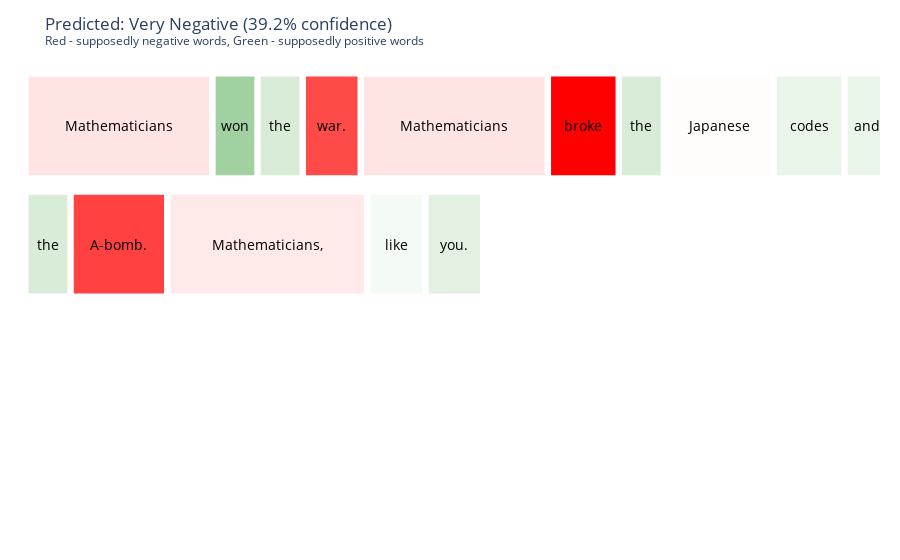
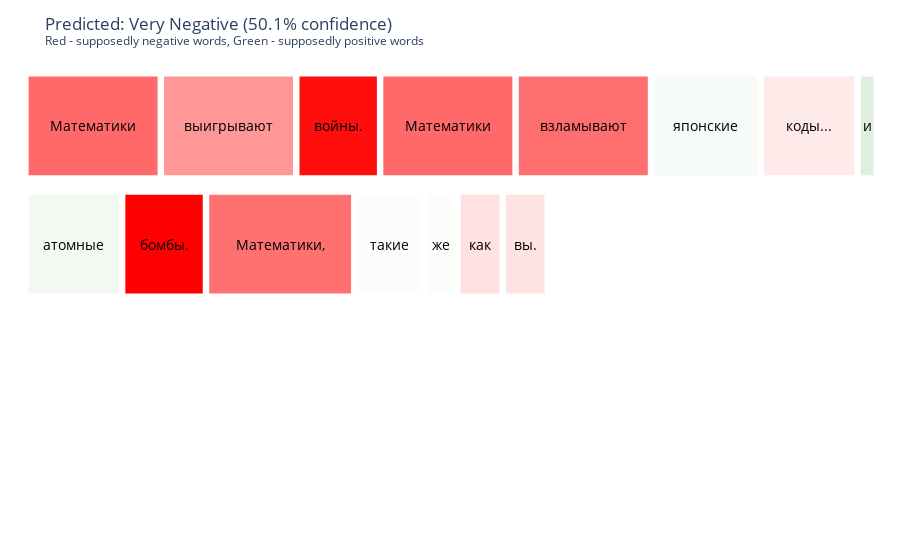
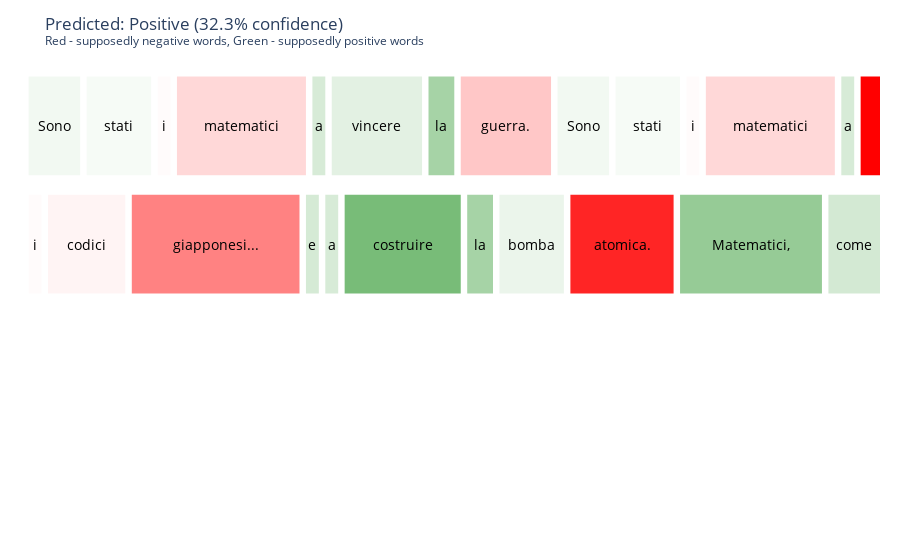

Notebook cell for these charts, in order:
### Markdown cell above
### Custom Visualization

### Code cell
i = 0
visualize_shap_explanation(simple_movie1['english'][i])
visualize_shap_explanation(simple_movie1['russian'][i])
visualize_shap_explanation(simple_movie1['italian'][i])

### Figure 1 — Plotly figure (JSON) as saved in the notebook; plotly's stock layout.template omitted (floating-point values rounded to 4 significant figures)
{"data": [{"hoverinfo": "text", "hoverlabel": {"bgcolor": "white", "font": {"family": "Arial", "size": 12}}, "marker": {"opacity": 0, "size": 10}, "mode": "markers", "showlegend": false, "text": ["Word: Mathematicians<br>SHAP value: 0.016<br>Works for <b>Very Negative</b> prediction<br>", "Word: won<br>SHAP value: -0.056<br>Works against <b>Very Negative</b> prediction<br>", "Word: the<br>SHAP value: -0.023<br>Works against <b>Very Negative</b> prediction<br>", "Word: war.<br>SHAP value: 0.108<br>Works for <b>Very Negative</b> prediction<br>", "Word: Mathematicians<br>SHAP value: 0.016<br>Works for <b>Very Negative</b> prediction<br>", "Word: broke<br>SHAP value: 0.152<br>Works for <b>Very Negative</b> prediction<br>", "Word: the<br>SHAP value: -0.023<br>Works against <b>Very Negative</b> prediction<br>", "Word: Japanese<br>SHAP value: 0.002<br>Works for <b>Very Negative</b> prediction<br>", "Word: codes<br>SHAP value: -0.012<br>Works against <b>Very Negative</b> prediction<br>", "Word: and<br>SHAP value: -0.012<br>Works against <b>Very Negative</b> prediction<br>", "Word: built<br>SHAP value: -0.065<br>Works against <b>Very Negative</b> prediction<br>", "Word: the<br>SHAP value: -0.023<br>Works against <b>Very Negative</b> prediction<br>", "Word: A-bomb.<br>SHAP value: 0.114<br>Works for <b>Very Negative</b> prediction<br>", "Word: Mathematicians,<br>SHAP value: 0.013<br>Works for <b>Very Negative</b> prediction<br>", "Word: like<br>SHAP value: -0.007<br>Works against <b>Very Negative</b> prediction<br>", "Word: you.<br>SHAP value: -0.017<br>Works against <b>Very Negative</b> prediction<br>"], "type": "scatter", "x": [0.115, 0.25, 0.3025, 0.3625, 0.505, 0.655, 0.7225, 0.8125, 0.9175, 0.985, 1.053, 0.0325, 0.115, 0.2875, 0.4375, 0.505], "y": [1, 1, 1, 1, 1, 1, 1, 1, 1, 1, 1, 0.82, 0.82, 0.82, 0.82, 0.82]}], "layout": {"annotations": [{"font": {"color": "black", "size": 14}, "showarrow": false, "text": "Mathematicians", "x": 0.115, "y": 1}, {"font": {"color": "black", "size": 14}, "showarrow": false, "text": "won", "x": 0.25, "y": 1}, {"font": {"color": "black", "size": 14}, "showarrow": false, "text": "the", "x": 0.3025, "y": 1}, {"font": {"color": "black", "size": 14}, "showarrow": false, "text": "war.", "x": 0.3625, "y": 1}, {"font": {"color": "black", "size": 14}, "showarrow": false, "text": "Mathematicians", "x": 0.505, "y": 1}, {"font": {"color": "black", "size": 14}, "showarrow": false, "text": "broke", "x": 0.655, "y": 1}, {"font": {"color": "black", "size": 14}, "showarrow": false, "text": "the", "x": 0.7225, "y": 1}, {"font": {"color": "black", "size": 14}, "showarrow": false, "text": "Japanese", "x": 0.8125, "y": 1}, {"font": {"color": "black", "size": 14}, "showarrow": false, "text": "codes", "x": 0.9175, "y": 1}, {"font": {"color": "black", "size": 14}, "showarrow": false, "text": "and", "x": 0.985, "y": 1}, {"font": {"color": "black", "size": 14}, "showarrow": false, "text": "built", "x": 1.053, "y": 1}, {"font": {"color": "black", "size": 14}, "showarrow": false, "text": "the", "x": 0.0325, "y": 0.82}, {"font": {"color": "black", "size": 14}, "showarrow": false, "text": "A-bomb.", "x": 0.115, "y": 0.82}, {"font": {"color": "black", "size": 14}, "showarrow": false, "text": "Mathematicians,", "x": 0.2875, "y": 0.82}, {"font": {"color": "black", "size": 14}, "showarrow": false, "text": "like", "x": 0.4375, "y": 0.82}, {"font": {"color": "black", "size": 14}, "showarrow": false, "text": "you.", "x": 0.505, "y": 0.82}], "hoverdistance": 20, "margin": {"b": 0.1, "l": 20, "r": 20, "t": 60}, "plot_bgcolor": "white", "shapes": [{"fillcolor": "rgba(255, 0, 0, 0.10782295110814955)", "line": {"width": 0}, "type": "rect", "x0": 0.01, "x1": 0.22, "y0": 0.925, "y1": 1.075}, {"fillcolor": "rgba(0, 128, 0, 0.37014940839775656)", "line": {"width": 0}, "type": "rect", "x0": 0.2275, "x1": 0.2725, "y0": 0.925, "y1": 1.075}, {"fillcolor": "rgba(0, 128, 0, 0.15414997106408312)", "line": {"width": 0}, "type": "rect", "x0": 0.28, "x1": 0.325, "y0": 0.925, "y1": 1.075}, {"fillcolor": "rgba(255, 0, 0, 0.70933480244093)", "line": {"width": 0}, "type": "rect", "x0": 0.3325, "x1": 0.3925, "y0": 0.925, "y1": 1.075}, {"fillcolor": "rgba(255, 0, 0, 0.10782295110814955)", "line": {"width": 0}, "type": "rect", "x0": 0.4, "x1": 0.61, "y0": 0.925, "y1": 1.075}, {"fillcolor": "rgba(255, 0, 0, 1.0)", "line": {"width": 0}, "type": "rect", "x0": 0.6175, "x1": 0.6925, "y0": 0.925, "y1": 1.075}, {"fillcolor": "rgba(0, 128, 0, 0.15414997106408312)", "line": {"width": 0}, "type": "rect", "x0": 0.7, "x1": 0.745, "y0": 0.925, "y1": 1.075}, {"fillcolor": "rgba(255, 0, 0, 0.012951916471223046)", "line": {"width": 0}, "type": "rect", "x0": 0.7525, "x1": 0.8725, "y0": 0.925, "y1": 1.075}, {"fillcolor": "rgba(0, 128, 0, 0.08171463556202088)", "line": {"width": 0}, "type": "rect", "x0": 0.88, "x1": 0.955, "y0": 0.925, "y1": 1.075}, {"fillcolor": "rgba(0, 128, 0, 0.08041722719527662)", "line": {"width": 0}, "type": "rect", "x0": 0.9625, "x1": 1.008, "y0": 0.925, "y1": 1.075}, {"fillcolor": "rgba(0, 128, 0, 0.4273708776734157)", "line": {"width": 0}, "type": "rect", "x0": 1.015, "x1": 1.09, "y0": 0.925, "y1": 1.075}, {"fillcolor": "rgba(0, 128, 0, 0.15414997106408312)", "line": {"width": 0}, "type": "rect", "x0": 0.01, "x1": 0.055, "y0": 0.745, "y1": 0.895}, {"fillcolor": "rgba(255, 0, 0, 0.7452516794705927)", "line": {"width": 0}, "type": "rect", "x0": 0.0625, "x1": 0.1675, "y0": 0.745, "y1": 0.895}, {"fillcolor": "rgba(255, 0, 0, 0.08793627703209551)", "line": {"width": 0}, "type": "rect", "x0": 0.175, "x1": 0.4, "y0": 0.745, "y1": 0.895}, {"fillcolor": "rgba(0, 128, 0, 0.04454106822595245)", "line": {"width": 0}, "type": "rect", "x0": 0.4075, "x1": 0.4675, "y0": 0.745, "y1": 0.895}, {"fillcolor": "rgba(0, 128, 0, 0.1141817543973589)", "line": {"width": 0}, "type": "rect", "x0": 0.475, "x1": 0.535, "y0": 0.745, "y1": 0.895}], "showlegend": false, "title": {"text": "Predicted: Very Negative (39.2% confidence)<br><sup>Red - supposedly negative words, Green - supposedly positive words</sup>"}, "xaxis": {"range": [0, 1], "showgrid": false, "visible": false, "zeroline": false}, "yaxis": {"range": [0.34, 1.1], "showgrid": false, "visible": false, "zeroline": false}}}

### Figure 2 — Plotly figure (JSON) as saved in the notebook; plotly's stock layout.template omitted (floating-point values rounded to 4 significant figures)
{"data": [{"hoverinfo": "text", "hoverlabel": {"bgcolor": "white", "font": {"family": "Arial", "size": 12}}, "marker": {"opacity": 0, "size": 10}, "mode": "markers", "showlegend": false, "text": ["Word: Математики<br>SHAP value: 0.045<br>Works for <b>Very Negative</b> prediction<br>", "Word: выигрывают<br>SHAP value: 0.031<br>Works for <b>Very Negative</b> prediction<br>", "Word: войны.<br>SHAP value: 0.072<br>Works for <b>Very Negative</b> prediction<br>", "Word: Математики<br>SHAP value: 0.045<br>Works for <b>Very Negative</b> prediction<br>", "Word: взламывают<br>SHAP value: 0.043<br>Works for <b>Very Negative</b> prediction<br>", "Word: японские<br>SHAP value: -0.003<br>Works against <b>Very Negative</b> prediction<br>", "Word: коды...<br>SHAP value: 0.006<br>Works for <b>Very Negative</b> prediction<br>", "Word: и<br>SHAP value: -0.010<br>Works against <b>Very Negative</b> prediction<br>", "Word: строят<br>SHAP value: -0.027<br>Works against <b>Very Negative</b> prediction<br>", "Word: атомные<br>SHAP value: -0.004<br>Works against <b>Very Negative</b> prediction<br>", "Word: бомбы.<br>SHAP value: 0.076<br>Works for <b>Very Negative</b> prediction<br>", "Word: Математики,<br>SHAP value: 0.043<br>Works for <b>Very Negative</b> prediction<br>", "Word: такие<br>SHAP value: -0.001<br>Works against <b>Very Negative</b> prediction<br>", "Word: же<br>SHAP value: -0.001<br>Works against <b>Very Negative</b> prediction<br>", "Word: как<br>SHAP value: 0.009<br>Works for <b>Very Negative</b> prediction<br>", "Word: вы.<br>SHAP value: 0.009<br>Works for <b>Very Negative</b> prediction<br>"], "type": "scatter", "x": [0.085, 0.2425, 0.37, 0.4975, 0.655, 0.7975, 0.9175, 0.985, 1.045, 0.0625, 0.1675, 0.3025, 0.43, 0.49, 0.535, 0.5875], "y": [1, 1, 1, 1, 1, 1, 1, 1, 1, 0.82, 0.82, 0.82, 0.82, 0.82, 0.82, 0.82]}], "layout": {"annotations": [{"font": {"color": "black", "size": 14}, "showarrow": false, "text": "Математики", "x": 0.085, "y": 1}, {"font": {"color": "black", "size": 14}, "showarrow": false, "text": "выигрывают", "x": 0.2425, "y": 1}, {"font": {"color": "black", "size": 14}, "showarrow": false, "text": "войны.", "x": 0.37, "y": 1}, {"font": {"color": "black", "size": 14}, "showarrow": false, "text": "Математики", "x": 0.4975, "y": 1}, {"font": {"color": "black", "size": 14}, "showarrow": false, "text": "взламывают", "x": 0.655, "y": 1}, {"font": {"color": "black", "size": 14}, "showarrow": false, "text": "японские", "x": 0.7975, "y": 1}, {"font": {"color": "black", "size": 14}, "showarrow": false, "text": "коды...", "x": 0.9175, "y": 1}, {"font": {"color": "black", "size": 14}, "showarrow": false, "text": "и", "x": 0.985, "y": 1}, {"font": {"color": "black", "size": 14}, "showarrow": false, "text": "строят", "x": 1.045, "y": 1}, {"font": {"color": "black", "size": 14}, "showarrow": false, "text": "атомные", "x": 0.0625, "y": 0.82}, {"font": {"color": "black", "size": 14}, "showarrow": false, "text": "бомбы.", "x": 0.1675, "y": 0.82}, {"font": {"color": "black", "size": 14}, "showarrow": false, "text": "Математики,", "x": 0.3025, "y": 0.82}, {"font": {"color": "black", "size": 14}, "showarrow": false, "text": "такие", "x": 0.43, "y": 0.82}, {"font": {"color": "black", "size": 14}, "showarrow": false, "text": "же", "x": 0.49, "y": 0.82}, {"font": {"color": "black", "size": 14}, "showarrow": false, "text": "как", "x": 0.535, "y": 0.82}, {"font": {"color": "black", "size": 14}, "showarrow": false, "text": "вы.", "x": 0.5875, "y": 0.82}], "hoverdistance": 20, "margin": {"b": 0.1, "l": 20, "r": 20, "t": 60}, "plot_bgcolor": "white", "shapes": [{"fillcolor": "rgba(255, 0, 0, 0.5881078723490579)", "line": {"width": 0}, "type": "rect", "x0": 0.01, "x1": 0.16, "y0": 0.925, "y1": 1.075}, {"fillcolor": "rgba(255, 0, 0, 0.40676751024733676)", "line": {"width": 0}, "type": "rect", "x0": 0.1675, "x1": 0.3175, "y0": 0.925, "y1": 1.075}, {"fillcolor": "rgba(255, 0, 0, 0.9440982511370246)", "line": {"width": 0}, "type": "rect", "x0": 0.325, "x1": 0.415, "y0": 0.925, "y1": 1.075}, {"fillcolor": "rgba(255, 0, 0, 0.5881078723490579)", "line": {"width": 0}, "type": "rect", "x0": 0.4225, "x1": 0.5725, "y0": 0.925, "y1": 1.075}, {"fillcolor": "rgba(255, 0, 0, 0.5690463785468749)", "line": {"width": 0}, "type": "rect", "x0": 0.58, "x1": 0.73, "y0": 0.925, "y1": 1.075}, {"fillcolor": "rgba(0, 128, 0, 0.0333262357020987)", "line": {"width": 0}, "type": "rect", "x0": 0.7375, "x1": 0.8575, "y0": 0.925, "y1": 1.075}, {"fillcolor": "rgba(255, 0, 0, 0.0829988409365901)", "line": {"width": 0}, "type": "rect", "x0": 0.865, "x1": 0.97, "y0": 0.925, "y1": 1.075}, {"fillcolor": "rgba(0, 128, 0, 0.1303808231564799)", "line": {"width": 0}, "type": "rect", "x0": 0.9775, "x1": 0.9925, "y0": 0.925, "y1": 1.075}, {"fillcolor": "rgba(0, 128, 0, 0.3520067786101028)", "line": {"width": 0}, "type": "rect", "x0": 1, "x1": 1.09, "y0": 0.925, "y1": 1.075}, {"fillcolor": "rgba(0, 128, 0, 0.05017150734131881)", "line": {"width": 0}, "type": "rect", "x0": 0.01, "x1": 0.115, "y0": 0.745, "y1": 0.895}, {"fillcolor": "rgba(255, 0, 0, 1.0)", "line": {"width": 0}, "type": "rect", "x0": 0.1225, "x1": 0.2125, "y0": 0.745, "y1": 0.895}, {"fillcolor": "rgba(255, 0, 0, 0.558785208615864)", "line": {"width": 0}, "type": "rect", "x0": 0.22, "x1": 0.385, "y0": 0.745, "y1": 0.895}, {"fillcolor": "rgba(0, 128, 0, 0.018351827742089804)", "line": {"width": 0}, "type": "rect", "x0": 0.3925, "x1": 0.4675, "y0": 0.745, "y1": 0.895}, {"fillcolor": "rgba(0, 128, 0, 0.018351827742089804)", "line": {"width": 0}, "type": "rect", "x0": 0.475, "x1": 0.505, "y0": 0.745, "y1": 0.895}, {"fillcolor": "rgba(255, 0, 0, 0.11685933513655451)", "line": {"width": 0}, "type": "rect", "x0": 0.5125, "x1": 0.5575, "y0": 0.745, "y1": 0.895}, {"fillcolor": "rgba(255, 0, 0, 0.11403650302559691)", "line": {"width": 0}, "type": "rect", "x0": 0.565, "x1": 0.61, "y0": 0.745, "y1": 0.895}], "showlegend": false, "title": {"text": "Predicted: Very Negative (50.1% confidence)<br><sup>Red - supposedly negative words, Green - supposedly positive words</sup>"}, "xaxis": {"range": [0, 1], "showgrid": false, "visible": false, "zeroline": false}, "yaxis": {"range": [0.34, 1.1], "showgrid": false, "visible": false, "zeroline": false}}}

### Figure 3 — Plotly figure (JSON) as saved in the notebook; plotly's stock layout.template omitted (floating-point values rounded to 4 significant figures)
{"data": [{"hoverinfo": "text", "hoverlabel": {"bgcolor": "white", "font": {"family": "Arial", "size": 12}}, "marker": {"opacity": 0, "size": 10}, "mode": "markers", "showlegend": false, "text": ["Word: Sono<br>SHAP value: 0.003<br>Works for <b>Positive</b> prediction<br>", "Word: stati<br>SHAP value: 0.002<br>Works for <b>Positive</b> prediction<br>", "Word: i<br>SHAP value: -0.001<br>Works against <b>Positive</b> prediction<br>", "Word: matematici<br>SHAP value: -0.008<br>Works against <b>Positive</b> prediction<br>", "Word: a<br>SHAP value: 0.008<br>Works for <b>Positive</b> prediction<br>", "Word: vincere<br>SHAP value: 0.006<br>Works for <b>Positive</b> prediction<br>", "Word: la<br>SHAP value: 0.018<br>Works for <b>Positive</b> prediction<br>", "Word: guerra.<br>SHAP value: -0.012<br>Works against <b>Positive</b> prediction<br>", "Word: Sono<br>SHAP value: 0.003<br>Works for <b>Positive</b> prediction<br>", "Word: stati<br>SHAP value: 0.002<br>Works for <b>Positive</b> prediction<br>", "Word: i<br>SHAP value: -0.001<br>Works against <b>Positive</b> prediction<br>", "Word: matematici<br>SHAP value: -0.008<br>Works against <b>Positive</b> prediction<br>", "Word: a<br>SHAP value: 0.008<br>Works for <b>Positive</b> prediction<br>", "Word: decifrare<br>SHAP value: -0.053<br>Works against <b>Positive</b> prediction<br>", "Word: i<br>SHAP value: -0.001<br>Works against <b>Positive</b> prediction<br>", "Word: codici<br>SHAP value: -0.002<br>Works against <b>Positive</b> prediction<br>", "Word: giapponesi...<br>SHAP value: -0.026<br>Works against <b>Positive</b> prediction<br>", "Word: e<br>SHAP value: 0.009<br>Works for <b>Positive</b> prediction<br>", "Word: a<br>SHAP value: 0.008<br>Works for <b>Positive</b> prediction<br>", "Word: costruire<br>SHAP value: 0.028<br>Works for <b>Positive</b> prediction<br>", "Word: la<br>SHAP value: 0.018<br>Works for <b>Positive</b> prediction<br>", "Word: bomba<br>SHAP value: 0.004<br>Works for <b>Positive</b> prediction<br>", "Word: atomica.<br>SHAP value: -0.045<br>Works against <b>Positive</b> prediction<br>", "Word: Matematici,<br>SHAP value: 0.022<br>Works for <b>Positive</b> prediction<br>", "Word: come<br>SHAP value: 0.009<br>Works for <b>Positive</b> prediction<br>", "Word: voi.<br>SHAP value: 0.015<br>Works for <b>Positive</b> prediction<br>"], "type": "scatter", "x": [0.04, 0.115, 0.1675, 0.2575, 0.3475, 0.415, 0.49, 0.565, 0.655, 0.73, 0.7825, 0.8725, 0.9625, 1.045, 0.0175, 0.0775, 0.2275, 0.34, 0.3625, 0.445, 0.535, 0.595, 0.7, 0.85, 0.97, 1.038], "y": [1, 1, 1, 1, 1, 1, 1, 1, 1, 1, 1, 1, 1, 1, 0.82, 0.82, 0.82, 0.82, 0.82, 0.82, 0.82, 0.82, 0.82, 0.82, 0.82, 0.82]}], "layout": {"annotations": [{"font": {"color": "black", "size": 14}, "showarrow": false, "text": "Sono", "x": 0.04, "y": 1}, {"font": {"color": "black", "size": 14}, "showarrow": false, "text": "stati", "x": 0.115, "y": 1}, {"font": {"color": "black", "size": 14}, "showarrow": false, "text": "i", "x": 0.1675, "y": 1}, {"font": {"color": "black", "size": 14}, "showarrow": false, "text": "matematici", "x": 0.2575, "y": 1}, {"font": {"color": "black", "size": 14}, "showarrow": false, "text": "a", "x": 0.3475, "y": 1}, {"font": {"color": "black", "size": 14}, "showarrow": false, "text": "vincere", "x": 0.415, "y": 1}, {"font": {"color": "black", "size": 14}, "showarrow": false, "text": "la", "x": 0.49, "y": 1}, {"font": {"color": "black", "size": 14}, "showarrow": false, "text": "guerra.", "x": 0.565, "y": 1}, {"font": {"color": "black", "size": 14}, "showarrow": false, "text": "Sono", "x": 0.655, "y": 1}, {"font": {"color": "black", "size": 14}, "showarrow": false, "text": "stati", "x": 0.73, "y": 1}, {"font": {"color": "black", "size": 14}, "showarrow": false, "text": "i", "x": 0.7825, "y": 1}, {"font": {"color": "black", "size": 14}, "showarrow": false, "text": "matematici", "x": 0.8725, "y": 1}, {"font": {"color": "black", "size": 14}, "showarrow": false, "text": "a", "x": 0.9625, "y": 1}, {"font": {"color": "black", "size": 14}, "showarrow": false, "text": "decifrare", "x": 1.045, "y": 1}, {"font": {"color": "black", "size": 14}, "showarrow": false, "text": "i", "x": 0.0175, "y": 0.82}, {"font": {"color": "black", "size": 14}, "showarrow": false, "text": "codici", "x": 0.0775, "y": 0.82}, {"font": {"color": "black", "size": 14}, "showarrow": false, "text": "giapponesi...", "x": 0.2275, "y": 0.82}, {"font": {"color": "black", "size": 14}, "showarrow": false, "text": "e", "x": 0.34, "y": 0.82}, {"font": {"color": "black", "size": 14}, "showarrow": false, "text": "a", "x": 0.3625, "y": 0.82}, {"font": {"color": "black", "size": 14}, "showarrow": false, "text": "costruire", "x": 0.445, "y": 0.82}, {"font": {"color": "black", "size": 14}, "showarrow": false, "text": "la", "x": 0.535, "y": 0.82}, {"font": {"color": "black", "size": 14}, "showarrow": false, "text": "bomba", "x": 0.595, "y": 0.82}, {"font": {"color": "black", "size": 14}, "showarrow": false, "text": "atomica.", "x": 0.7, "y": 0.82}, {"font": {"color": "black", "size": 14}, "showarrow": false, "text": "Matematici,", "x": 0.85, "y": 0.82}, {"font": {"color": "black", "size": 14}, "showarrow": false, "text": "come", "x": 0.97, "y": 0.82}, {"font": {"color": "black", "size": 14}, "showarrow": false, "text": "voi.", "x": 1.038, "y": 0.82}], "hoverdistance": 20, "margin": {"b": 0.1, "l": 20, "r": 20, "t": 60}, "plot_bgcolor": "white", "shapes": [{"fillcolor": "rgba(0, 128, 0, 0.04975744309634613)", "line": {"width": 0}, "type": "rect", "x0": 0.01, "x1": 0.07, "y0": 0.925, "y1": 1.075}, {"fillcolor": "rgba(0, 128, 0, 0.03688330684437199)", "line": {"width": 0}, "type": "rect", "x0": 0.0775, "x1": 0.1525, "y0": 0.925, "y1": 1.075}, {"fillcolor": "rgba(255, 0, 0, 0.017527407746379644)", "line": {"width": 0}, "type": "rect", "x0": 0.16, "x1": 0.175, "y0": 0.925, "y1": 1.075}, {"fillcolor": "rgba(255, 0, 0, 0.15233435565107073)", "line": {"width": 0}, "type": "rect", "x0": 0.1825, "x1": 0.3325, "y0": 0.925, "y1": 1.075}, {"fillcolor": "rgba(0, 128, 0, 0.15857325980005865)", "line": {"width": 0}, "type": "rect", "x0": 0.34, "x1": 0.355, "y0": 0.925, "y1": 1.075}, {"fillcolor": "rgba(0, 128, 0, 0.11017615401025822)", "line": {"width": 0}, "type": "rect", "x0": 0.3625, "x1": 0.4675, "y0": 0.925, "y1": 1.075}, {"fillcolor": "rgba(0, 128, 0, 0.3488860323022636)", "line": {"width": 0}, "type": "rect", "x0": 0.475, "x1": 0.505, "y0": 0.925, "y1": 1.075}, {"fillcolor": "rgba(255, 0, 0, 0.21811696623468316)", "line": {"width": 0}, "type": "rect", "x0": 0.5125, "x1": 0.6175, "y0": 0.925, "y1": 1.075}, {"fillcolor": "rgba(0, 128, 0, 0.04975744309634613)", "line": {"width": 0}, "type": "rect", "x0": 0.625, "x1": 0.685, "y0": 0.925, "y1": 1.075}, {"fillcolor": "rgba(0, 128, 0, 0.03688330684437199)", "line": {"width": 0}, "type": "rect", "x0": 0.6925, "x1": 0.7675, "y0": 0.925, "y1": 1.075}, {"fillcolor": "rgba(255, 0, 0, 0.017527407746379644)", "line": {"width": 0}, "type": "rect", "x0": 0.775, "x1": 0.79, "y0": 0.925, "y1": 1.075}, {"fillcolor": "rgba(255, 0, 0, 0.15233435565107073)", "line": {"width": 0}, "type": "rect", "x0": 0.7975, "x1": 0.9475, "y0": 0.925, "y1": 1.075}, {"fillcolor": "rgba(0, 128, 0, 0.15857325980005865)", "line": {"width": 0}, "type": "rect", "x0": 0.955, "x1": 0.97, "y0": 0.925, "y1": 1.075}, {"fillcolor": "rgba(255, 0, 0, 1.0)", "line": {"width": 0}, "type": "rect", "x0": 0.9775, "x1": 1.112, "y0": 0.925, "y1": 1.075}, {"fillcolor": "rgba(255, 0, 0, 0.017527407746379644)", "line": {"width": 0}, "type": "rect", "x0": 0.01, "x1": 0.025, "y0": 0.745, "y1": 0.895}, {"fillcolor": "rgba(255, 0, 0, 0.04387154783171568)", "line": {"width": 0}, "type": "rect", "x0": 0.0325, "x1": 0.1225, "y0": 0.745, "y1": 0.895}, {"fillcolor": "rgba(255, 0, 0, 0.4905311082898802)", "line": {"width": 0}, "type": "rect", "x0": 0.13, "x1": 0.325, "y0": 0.745, "y1": 0.895}, {"fillcolor": "rgba(0, 128, 0, 0.1637324673797253)", "line": {"width": 0}, "type": "rect", "x0": 0.3325, "x1": 0.3475, "y0": 0.745, "y1": 0.895}, {"fillcolor": "rgba(0, 128, 0, 0.15857325980005865)", "line": {"width": 0}, "type": "rect", "x0": 0.355, "x1": 0.37, "y0": 0.745, "y1": 0.895}, {"fillcolor": "rgba(0, 128, 0, 0.5294760184288514)", "line": {"width": 0}, "type": "rect", "x0": 0.3775, "x1": 0.5125, "y0": 0.745, "y1": 0.895}, {"fillcolor": "rgba(0, 128, 0, 0.3488860323022636)", "line": {"width": 0}, "type": "rect", "x0": 0.52, "x1": 0.55, "y0": 0.745, "y1": 0.895}, {"fillcolor": "rgba(0, 128, 0, 0.07911729891060501)", "line": {"width": 0}, "type": "rect", "x0": 0.5575, "x1": 0.6325, "y0": 0.745, "y1": 0.895}, {"fillcolor": "rgba(255, 0, 0, 0.8548157476721402)", "line": {"width": 0}, "type": "rect", "x0": 0.64, "x1": 0.76, "y0": 0.745, "y1": 0.895}, {"fillcolor": "rgba(0, 128, 0, 0.41325930078107936)", "line": {"width": 0}, "type": "rect", "x0": 0.7675, "x1": 0.9325, "y0": 0.745, "y1": 0.895}, {"fillcolor": "rgba(0, 128, 0, 0.1740667369464329)", "line": {"width": 0}, "type": "rect", "x0": 0.94, "x1": 1, "y0": 0.745, "y1": 0.895}, {"fillcolor": "rgba(0, 128, 0, 0.2887111960742483)", "line": {"width": 0}, "type": "rect", "x0": 1.008, "x1": 1.068, "y0": 0.745, "y1": 0.895}], "showlegend": false, "title": {"text": "Predicted: Positive (32.3% confidence)<br><sup>Red - supposedly negative words, Green - supposedly positive words</sup>"}, "xaxis": {"range": [0, 1], "showgrid": false, "visible": false, "zeroline": false}, "yaxis": {"range": [0.34, 1.1], "showgrid": false, "visible": false, "zeroline": false}}}
